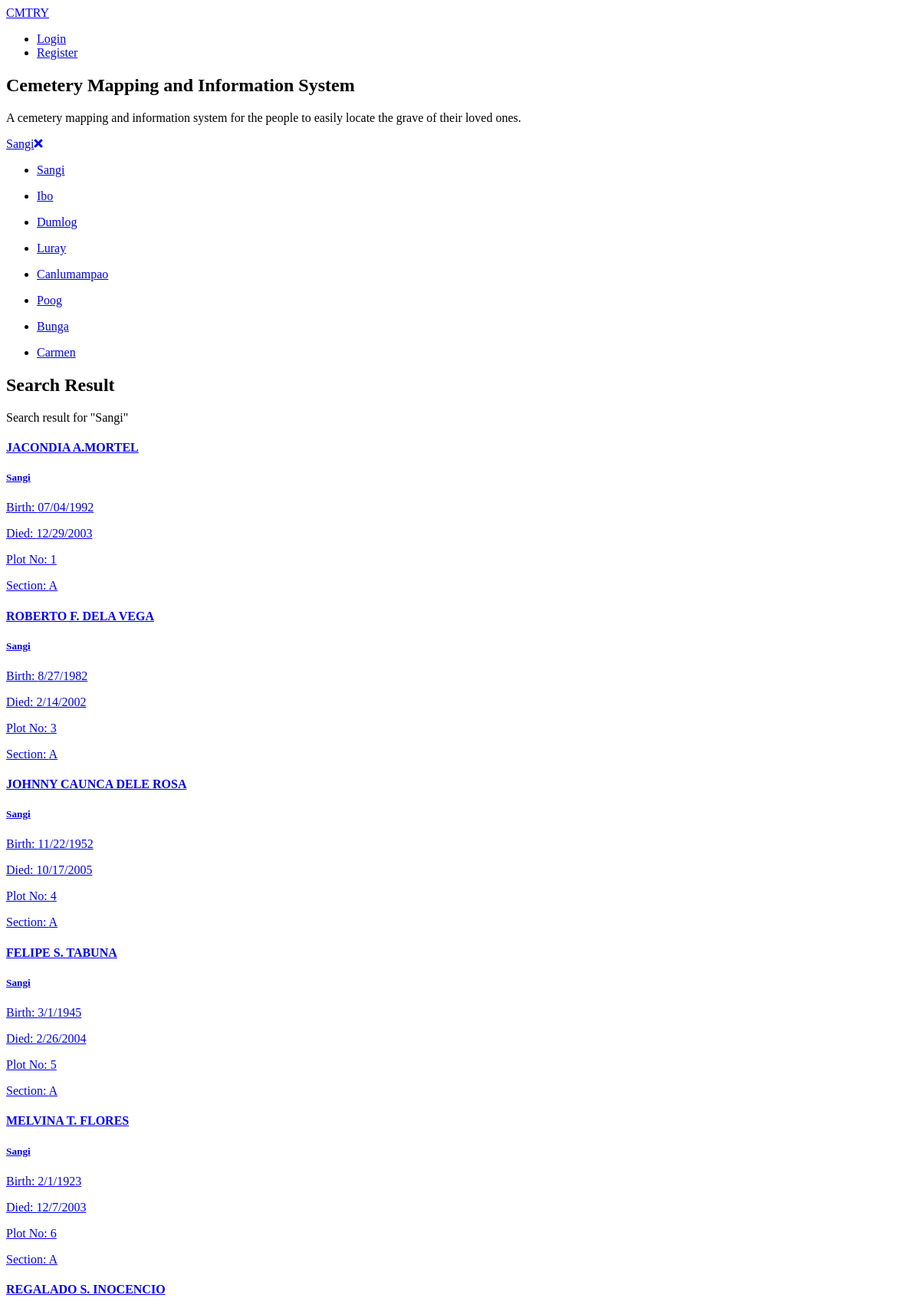
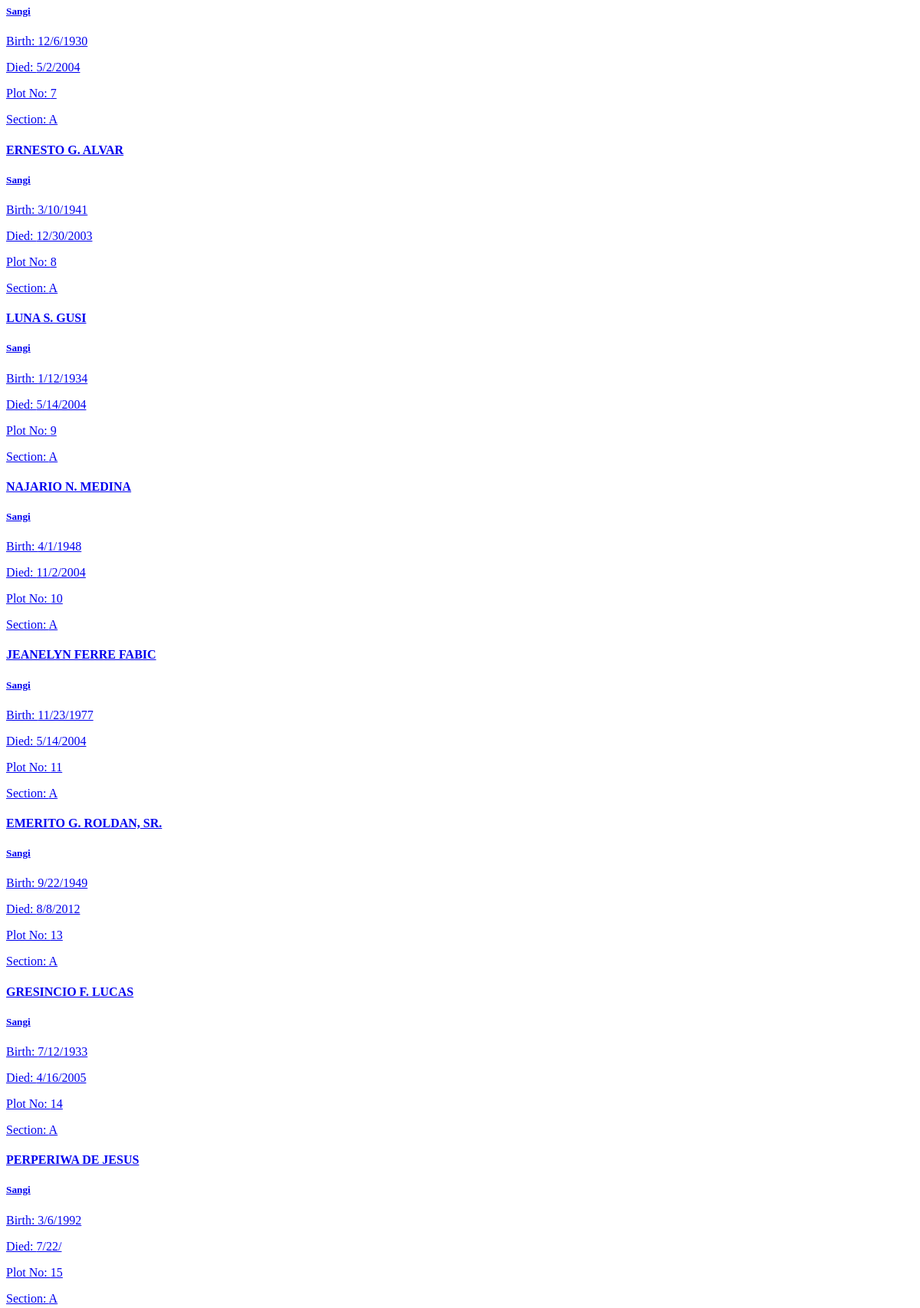
The page /index.php?q=search&location=Sangi (upper part) on the database its author committed (2 pictures, top to bottom).
### tables this page shows
CREATE TABLE `tblpeople` (
  `PEOPLEID` int(11) NOT NULL,
  `GRAVENO` int(11) NOT NULL,
  `FNAME` varchar(90) NOT NULL,
  `BORNDATE` varchar(30) NOT NULL,
  `DIEDDATE` varchar(30) NOT NULL,
  `CATEGORIES` varchar(30) NOT NULL,
  `LOCATION` varchar(90) NOT NULL
);

### index.php (called while the page is built, shortened)
<?php
require_once ("include/initialize.php");
require_once("theme/templates.php");
?>

### include/database.php (called while the page is built, shortened)
<?php
class Database {
	var $sql_string = '';
	private $conn;
	public function open_connection() {
		$this->conn = mysqli_connect(server,user,pass);
		if(!$this->conn){
			echo "Problem in database connection! Contact administrator!";
			exit();
		}else{
			$db_select = mysqli_select_db($this->conn,database_name);
		}
	}
	function setQuery($sql='') {
		$this->sql_string=$sql;
	}
	function executeQuery() {
		$result = mysqli_query($this->conn,$this->sql_string);
		return $result;
	}
	private function confirm_query($result) {
		return $result;
	}
	function loadResultList( $key='' ) {
		$cur = $this->executeQuery();
		$array = array();
		while ($row = mysqli_fetch_object($cur)) {
			if ($key) {
				$array[$row->$key] = $row;
			} else {
				$array[] = $row;
			}
		}
		return $array;
	}
	public function num_rows($result_set) {
		return mysqli_num_rows($result_set);
	}
}
$mydb = new Database();
?>

### theme/templates.php (the view, shortened to what this page needs)
<?php
$q = isset($_GET['q']) ? $_GET['q'] : 'home';
?>
<!DOCTYPE html>
<html lang="en">
<head>
    <link rel="stylesheet" href="<?= web_root; ?>template/assets/plugins/fontawesome/css/fontawesome.min.css">
    <link rel="stylesheet" href="<?= web_root; ?>template/assets/plugins/fontawesome/css/all.min.css">
    <link rel="stylesheet" href="<?= web_root; ?>/css/landing-page.css">
    <link rel="stylesheet" href="<?= web_root; ?>/css/form.css">
</head>
<body>
  <div class="main-wrapper">
      <div class="header">
          <a class="logo" href="<?= web_root; ?>index.php">
            CMTRY
          </a>
          <ul class="nav-menu">
              <li class="nav-item">
                  <a class="nav-link <?php echo ($q == 'login') ? 'nav-link-active' : ''; ?>" href="<?= web_root; ?>index.php?q=login">Login</a>
              </li>
              <li class="nav-item">
                  <a class="nav-link <?php echo ($q == 'register') ? 'nav-link-active' : ''; ?>" href="<?= web_root; ?>index.php?q=register">Register</a>
              </li>
          </ul>
      </div>
      <main>
        <?php if ($q == 'details' && isset($_GET['id']) && isset($_GET['graveno'])) { ?>
        <section class="details" id="details">
          <div class="details-content">
            <img src="https://ui-avatars.com/api/?name=<?php echo $_GET['name']; ?>&background=random&color=000&rounded=true&size=32&bold=true&format=svg" alt="<?php echo $_GET['name']; ?>">
            <h2>
              <?php echo $_GET['name']; ?>
            </h2>
            <ul class="details-list">
              <li class="details-item">
                <p>
                  Location: <?php echo $_GET['location']; ?>
                </p>
              </li>
              <li class="details-item">
                <p>
                  Grave No.: <?php echo $_GET['graveno']; ?>
                </p>
              </li>
              <li class="details-item">
                <p>
                  Section: <?php echo $_GET['section']; ?>
                </p>
              </li>
              <li class="details-item">
                <p>
                  Birth: <?php echo $_GET['born']; ?>
                </p>
              </li>
              <li class="details-item">
                <p>
                  Died: <?php echo $_GET['died']; ?>
                </p>
              </li>
            </ul>
          </div>
          <div class="map-details-content">
            <?php include('../' . web_root . 'map.php'); ?>
          </div>
        </section>
        <?php } else{
        if ($q == 'login') {
            include('../' . web_root . 'login.php');
        } elseif ($q == 'register') {
            include('../' . web_root . 'register.php');
        } else {
        ?>
        <section class="hero" id="hero">
          <h1>
            Cemetery Mapping and Information System
          </h1>
          <p>
            A cemetery mapping and information system for the people to easily locate the grave of their loved ones.
          </p>
          <?php
          if (isset($_GET['location'])) {
            echo '<a href="index.php?q=home#search" class="clear-location">';
            echo $_GET['location'];
            echo '<i class="fas fa-times"></i>';
            echo '</a>';
          }
          ?>
          <ul class="locations">
            <li class="location-item">
              <a href="index.php?q=search&location=Sangi#search" class="location-item-link">
                <p>
                Sangi
                </p>
              </a>
            </li>
            <li class="location-item">
              <a href="index.php?q=search&location=Ibo#search" class="location-item-link">
                <p>
                Ibo
                </p>
              </a>
            </li>
            <li class="location-item">
              <a href="index.php?q=search&location=Dumlog#search" class="location-item-link">
                <p>
                Dumlog
                </p>
              </a>
            </li>
            <li class="location-item">
              <a href="index.php?q=search&location=Luray#search" class="location-item-link">
                <p>
                Luray
                </p>
              </a>
            </li>
            <li class="location-item">
              <a href="index.php?q=search&location=Canlumampao#search" class="location-item-link">
                <p>
                Canlumampao
                </p>
              </a>
            </li>
            <li class="location-item">
              <a href="index.php?q=search&location=Poog#search" class="location-item-link">
                <p>
                Poog
                </p>
              </a>
            </li>
            <li class="location-item">
              <a href="index.php?q=search&location=Bunga#search" class="location-item-link">
                <p>
                Bunga
                </p>
              </a>
            </li>
            <li class="location-item">
              <a href="index.php?q=search&location=Carmen#search" class="location-item-link">
                <p>
                Carmen
                </p>
              </a>
            </li>
          </ul>
        </section>
        <?php if ($q == 'search' || isset($_POST['submit-search'])) {
          ?>
        <section class="search-result" id="search">
          <h2>
            Search Result
          </h2>
          <p>
            Search result for "<?= (isset($_GET['location'])) ? $_GET['location'] : (isset($_POST['search']) ? $_POST['search'] : ''); ?>"
          </p>
          <div class="search-result-content">
            <?php
              if (isset($_GET['location'])) {
              if (isset($_GET['search'])) {
                $sql = "SELECT * FROM tblpeople WHERE LOCATION='".$_GET['location']."' AND GRAVENO = '".$_GET['graveno']."' AND FNAME ='".$_GET['search']."'";
                $mydb->setQuery($sql);
                $cur = $mydb->executeQuery();
                $numrows = $mydb->num_rows($cur);
              }else{
                $sql = "SELECT * FROM tblpeople WHERE LOCATION='".$_GET['location']."'";
                $mydb->setQuery($sql);
                $cur = $mydb->executeQuery();
                $numrows = $mydb->num_rows($cur);
              }
            }elseif (isset($_POST['search'])){
              $sql = "SELECT * FROM tblpeople WHERE FNAME LIKE '%".$_POST['search']."%'";
              $mydb->setQuery($sql);
              $cur = $mydb->executeQuery();
              $numrows = $mydb->num_rows($cur);
            }else{
              $sql = "SELECT * FROM tblpeople";
              $mydb->setQuery($sql);
              $cur = $mydb->executeQuery();
              $numrows = $mydb->num_rows($cur);
            }
          if ($numrows > 0) {
            $cur = $mydb->loadResultList();
            foreach ($cur as $res) {
              echo '<a href="index.php?q=details&id='.$res->PEOPLEID.'&graveno='.$res->GRAVENO.'&name='.$res->FNAME.'&location='.$res->LOCATION.'&born='.$res->BORNDATE.'&died='.$res->DIEDDATE.'&section='.$res->CATEGORIES.'" class="search-result-item">';
              echo '<div class="search-result-item-info">';
              echo '<h4>'.$res->FNAME.'</h4>';
              echo '<h5>'.$res->LOCATION.'</h5>';
              echo '<p>Birth: '.$res->BORNDATE.'</p>';
              echo '<p>Died: '.$res->DIEDDATE.'</p>';
              echo '<p>Plot No: '.$res->GRAVENO.'</p>';
              echo '<p>Section: '.$res->CATEGORIES.'</p>';
              echo '</div>';
              echo '</a>';
            }
          }else{
              echo '<tr>';
              echo '<td colspan="5" style="text-align:center">No Record Found!</td>';
              echo '</tr>';
          }
          ?>
          </div>
        </section>
        <?php } ?>
        <?php } ?>
        <?php } ?>
      </main>
  </div>
</body>
</html>

### rows shown on the page
tblpeople: FNAME "JACONDIA A.MORTEL", LOCATION "Sangi", BORNDATE "07/04/1992", DIEDDATE "12/29/2003", GRAVENO "1", CATEGORIES "A"
tblpeople: FNAME "ROBERTO F. DELA VEGA", LOCATION "Sangi", BORNDATE "8/27/1982", DIEDDATE "2/14/2002", GRAVENO "3", CATEGORIES "A"
tblpeople: FNAME "JOHNNY CAUNCA DELE ROSA", LOCATION "Sangi", BORNDATE "11/22/1952", DIEDDATE "10/17/2005", GRAVENO "4", CATEGORIES "A"
tblpeople: FNAME "FELIPE S. TABUNA", LOCATION "Sangi", BORNDATE "3/1/1945", DIEDDATE "2/26/2004", GRAVENO "5", CATEGORIES "A"
tblpeople: FNAME "MELVINA T. FLORES", LOCATION "Sangi", BORNDATE "2/1/1923", DIEDDATE "12/7/2003", GRAVENO "6", CATEGORIES "A"
tblpeople: FNAME "REGALADO S. INOCENCIO", LOCATION "Sangi", BORNDATE "12/6/1930", DIEDDATE "5/2/2004", GRAVENO "7", CATEGORIES "A"
tblpeople: FNAME "ERNESTO G. ALVAR", LOCATION "Sangi", BORNDATE "3/10/1941", DIEDDATE "12/30/2003", GRAVENO "8", CATEGORIES "A"
tblpeople: FNAME "LUNA S. GUSI", LOCATION "Sangi", BORNDATE "1/12/1934", DIEDDATE "5/14/2004", GRAVENO "9", CATEGORIES "A"
tblpeople: FNAME "NAJARIO N. MEDINA", LOCATION "Sangi", BORNDATE "4/1/1948", DIEDDATE "11/2/2004", GRAVENO "10", CATEGORIES "A"
tblpeople: FNAME "JEANELYN FERRE FABIC", LOCATION "Sangi", BORNDATE "11/23/1977", DIEDDATE "5/14/2004", GRAVENO "11", CATEGORIES "A"
tblpeople: FNAME "EMERITO G. ROLDAN, SR.", LOCATION "Sangi", BORNDATE "9/22/1949", DIEDDATE "8/8/2012", GRAVENO "13", CATEGORIES "A"
tblpeople: FNAME "GRESINCIO F. LUCAS", LOCATION "Sangi", BORNDATE "7/12/1933", DIEDDATE "4/16/2005", GRAVENO "14", CATEGORIES "A"
tblpeople: FNAME "PERPERIWA DE JESUS", LOCATION "Sangi", BORNDATE "3/6/1992", DIEDDATE "7/22/", GRAVENO "15", CATEGORIES "A"

### other values the page prints
$_GET['location'] "Sangi"
